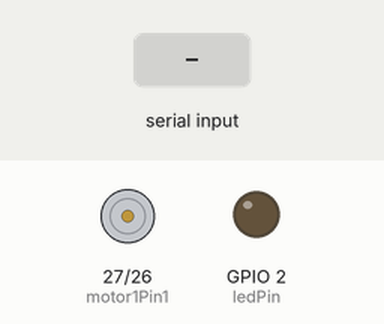
A sketch run on a simulated ESP32. Shown: motor-driver pin pairs drawn as motors (green arrow = first pin HIGH = forward, orange = second pin HIGH = backward, longer = more drive, scaled by the enable pin), output pins drawn as LEDs (lit = HIGH). The inputs (shaded band) are chosen by the test bench.

Above: at 1.2 s.
1.3 s: byte 30 received over Serial
At 2.5 s:
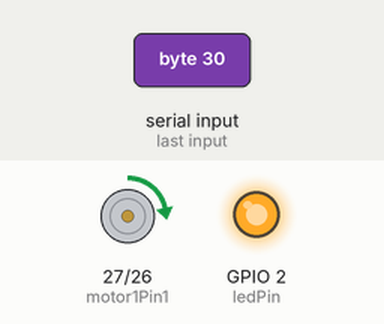
2.8 s: byte 90 received over Serial
At 3.8 s:
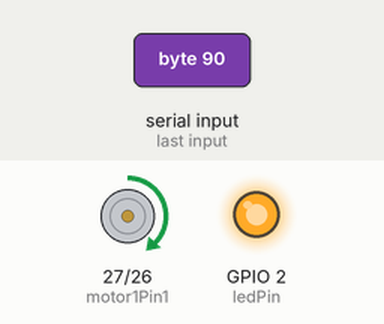
Timing chart, 0 to 5.8 s (numbered marks = the images above; inputs shaded):
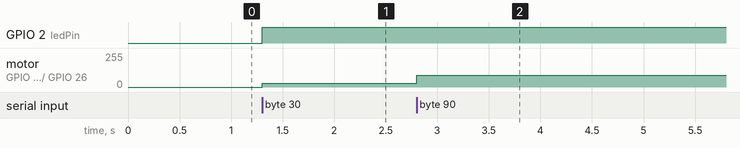

The sketch:

motor-on-off.ino
```cpp
int ledPin = 2;

int motor1Pin1 = 27;
int motor1Pin2 = 26;
int enable1Pin = 12;

const int freq = 30000;
const int pwmChannel = 0;
const int resolution = 8;

void setup()
{
  pinMode(ledPin, OUTPUT);
  Serial.begin(115200);
  pinMode(motor1Pin1, OUTPUT);
  pinMode(motor1Pin2, OUTPUT);
  pinMode(enable1Pin, OUTPUT);

  ledcSetup(pwmChannel, freq, resolution);
  ledcAttachPin(enable1Pin, pwmChannel);
}

void loop()
{
  if (Serial.available() > 0) {
    byte speedValue = Serial.read();

    if (speedValue > 0){
      digitalWrite(ledPin, HIGH);
      digitalWrite(motor1Pin1, HIGH);
      digitalWrite(motor1Pin2, LOW);
      ledcWrite(pwmChannel, speedValue);
    }
    else { // Jika speedValue adalah 0
      digitalWrite(ledPin, LOW);
      digitalWrite(motor1Pin1, LOW);
      digitalWrite(motor1Pin2, LOW);
      ledcWrite(pwmChannel, 0);
    }
  }
}
```

Measured:
- after the input at 1.3 s, GPIO 2 (ledPin): LOW → HIGH at once; motor on GPIO 27 (motor1Pin1) / GPIO 26 (motor1Pin2): stopped → forward 30/255 at once
- after the input at 2.8 s, motor on GPIO 27 (motor1Pin1) / GPIO 26 (motor1Pin2): forward 30/255 → forward 90/255 at once
